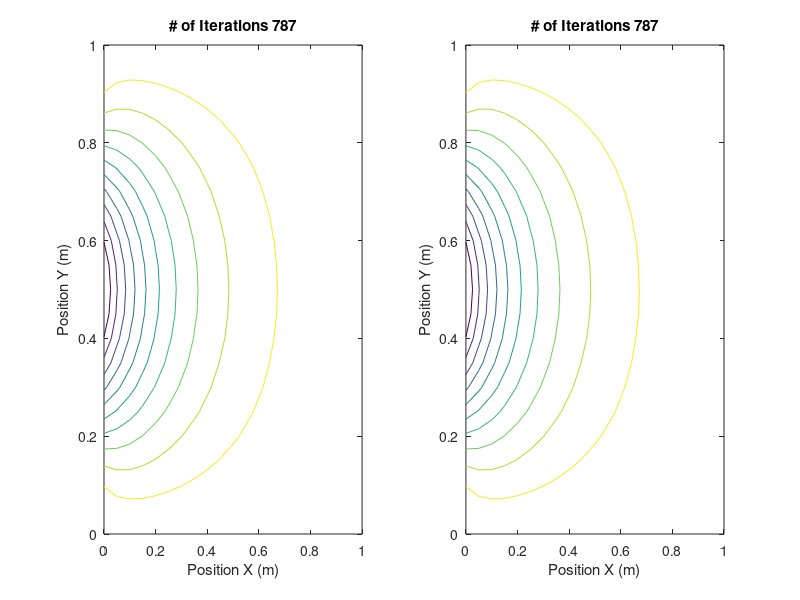

The MATLAB script that drew this image:
% ---------------- 2-D FDM with Jacobi ----------------
figure(1); subplot(1,2,1);subplot(1,2,2);
Tol=1e-5;
x=0:.05:1;
n = length(x);
h=0.05;
V=zeros(n,n);
Vnew=V;

V(1,:)=1;
V(n,:)=1;
V(:,n)=1;
V(:,1)=cos(2*pi*x);

Vnew(1,:)=1;
Vnew(n,:)=1;
Vnew(:,n)=1;
Vnew(:,1)=cos(2*pi*x);

Err=max(abs(Vnew));
itr=0;
Pitr=0;

while Err>Tol
  itr=itr+1;
  Pitr=Pitr+1;
  Vnew(2:n-1, 2:n-1)= 0.25 * ( ...
      V(1:n-2, 2:n-1) + V(3:n, 2:n-1) + ...
      V(2:n-1, 3:n) + V(2:n-1, 1:n-2));
  Err=max(sum(abs(V-Vnew)));
  V(2:n-1, 2:n-1)=Vnew(2:n-1, 2:n-1);  
  if Pitr==5
      Pitr=0;
      figure(1);subplot(1,2,1);
        [X,Y] = meshgrid(x,x);
        contour(X,Y,V);xlabel('Position X (m)');ylabel('Position Y (m)');drawnow;
  end
end
title(['# of Iterations ' num2str(itr)]);
%%
index_x_V = find(x==0.7);
fprintf(' V(x==0.7, x==0.7): %.12f\n', V(index_x_V, index_x_V))
% --------------- Gauss Seidel --------------- 
%%
x=0:.05:1;
n = length(x);
h=0.05;
V=zeros(n,n);
Vnew=V;

V(1,:)=1;
V(n,:)=1;
V(:,n)=1;
V(:,1)=cos(2*pi*x);

Vnew(1,:)=1;
Vnew(n,:)=1;
Vnew(:,n)=1;
Vnew(:,1)=cos(2*pi*x);

Err=max(abs(Vnew));
itr=0;
Pitr=0;

while Err>Tol
  itr=itr+1;
  Pitr=Pitr+1;
  for i=2:n-1
      for j=2:n-1
        Vnew(i,j)= 0.25 * ( V(i-1, j) + V(i+1, j) + V(i, j+1)+ V(i, j-1) );
      end
  end
  Err=max(sum(abs(V-Vnew)));
  V(2:n-1, 2:n-1)=Vnew(2:n-1, 2:n-1);  
  if Pitr==20
      Pitr=0;
      figure(1);subplot(1,2,2);
        [X,Y] = meshgrid(x,x);
        contour(X,Y,V);xlabel('Position X (m)');ylabel('Position Y (m)');drawnow;
  end
end
title(['# of Iterations ' num2str(itr)]);
%%
index_x_V = find(x==0.7);
fprintf(' V(x==0.7, x==0.7): %.12f\n', V(index_x_V, index_x_V))
